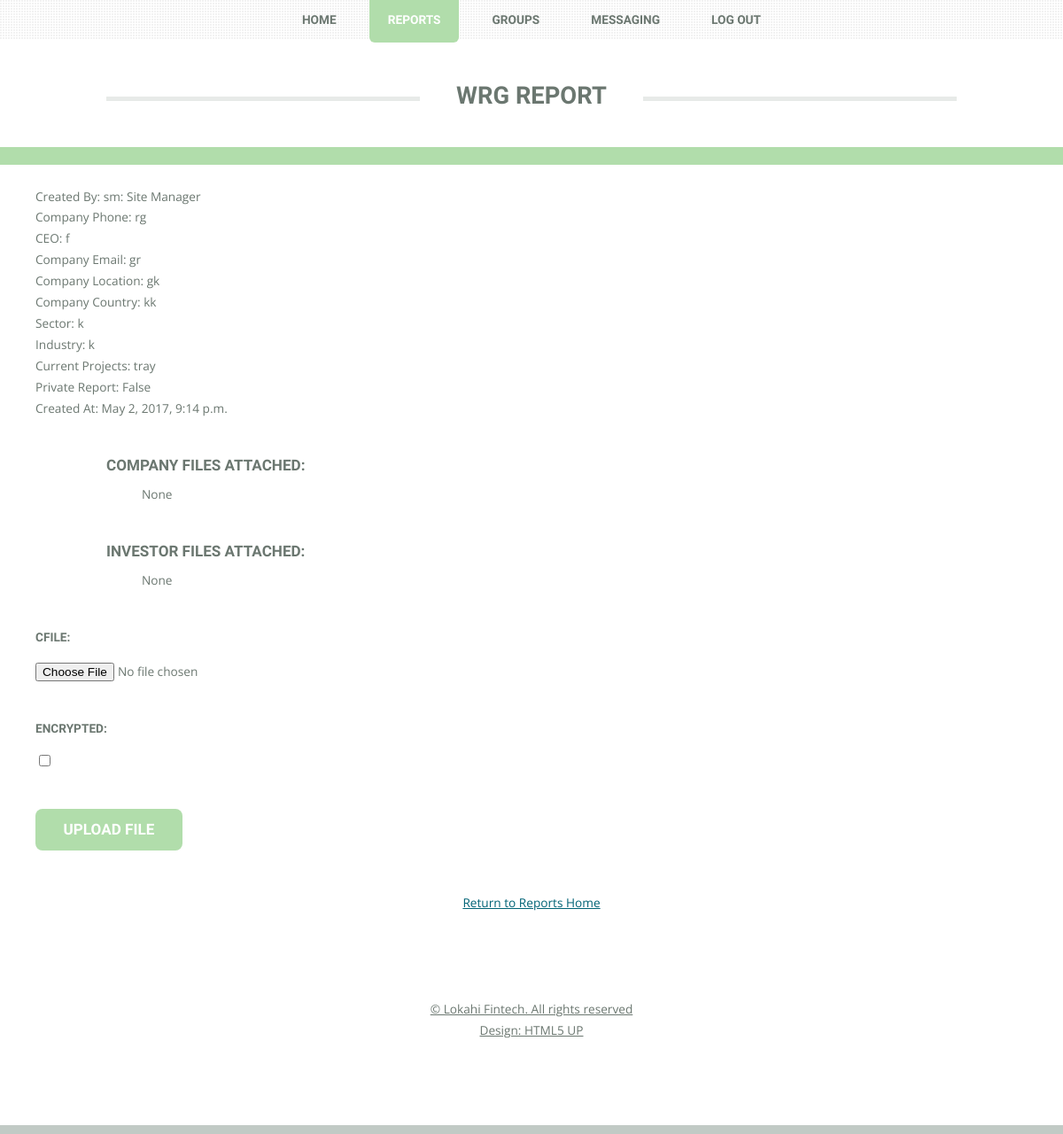
The page /reports/2/ (signed in) on the database as committed earlier.
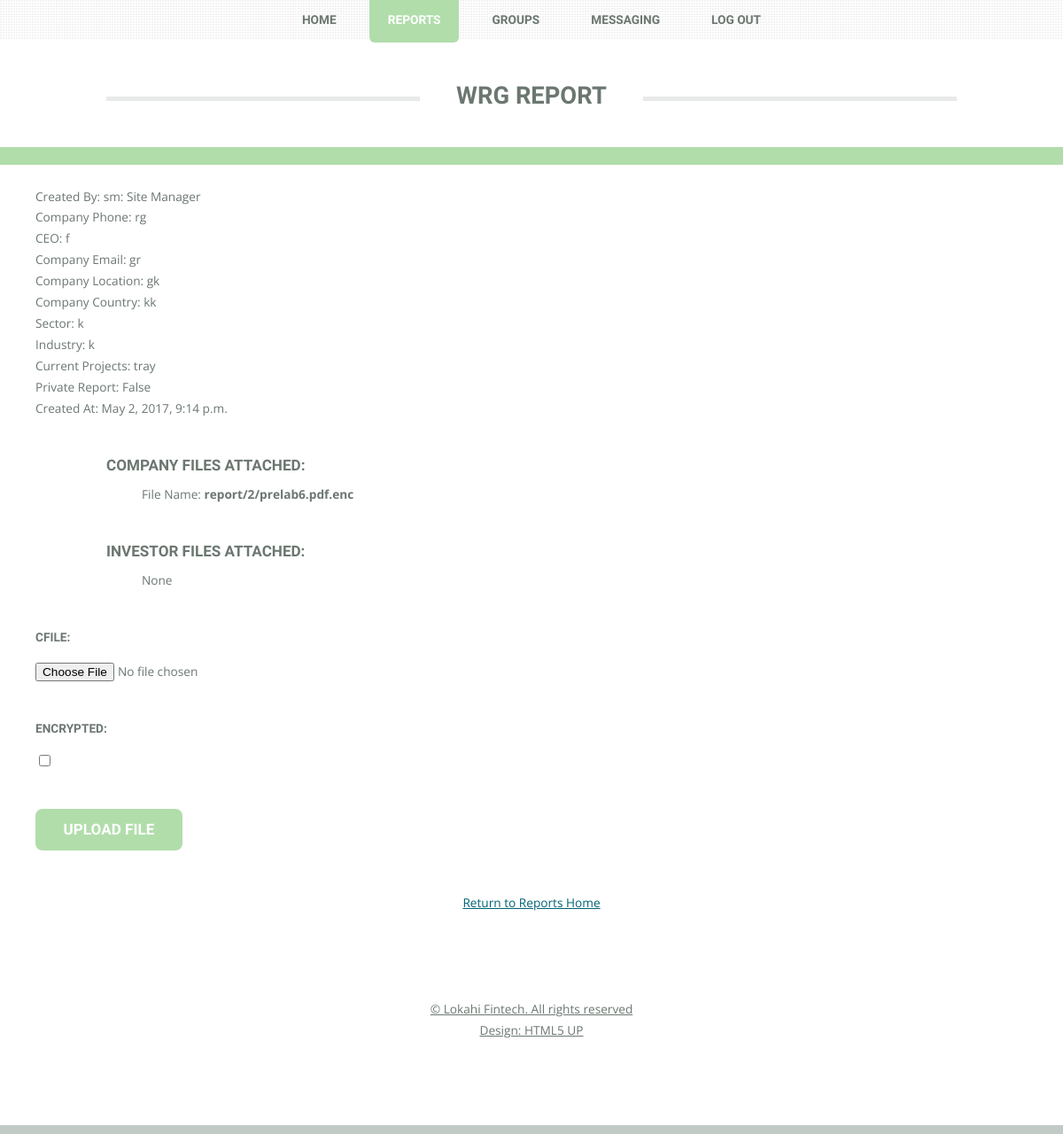
The same page on the database as committed later.
### reports/models.py (models this page shows, shortened)
class Report(models.Model):
    created_by = models.ForeignKey(CustomUser, on_delete=models.CASCADE, default=1, editable=False)
    created_at = models.DateTimeField(auto_now_add=True, editable=False)
    company_name=models.CharField(max_length=255)
    ceo_name=models.CharField(max_length=255)
    company_phone=models.CharField(max_length=255)
    company_email = models.CharField(max_length=255)
    company_location=models.CharField(max_length=255)
    company_country=models.CharField(max_length=255)
    sector=models.CharField(max_length=255)
    industry=models.CharField(max_length=255)
    current_projects=models.TextField()
    private_report = models.BooleanField(default=False, blank=True)

class Companyfile(models.Model):
    report = models.ForeignKey(Report, on_delete=models.CASCADE, editable=False)
    cfile = models.FileField(blank=True, null=True, upload_to=content_file_name)
    encrypted = models.BooleanField(default=False)

### account/models.py (models this page shows)
class CustomUser(models.Model):
    user = models.OneToOneField(User)
    type_choice = (
        ("C", "Company User"),
        ('I', "Investor User"),
    )
    is_SiteManager = models.BooleanField(default=False)
    user_type = models.CharField(max_length=1, choices=type_choice, default='C')
    publicKey=models.TextField(blank=True)
    privateKey=models.TextField(blank=True)
    def __str__(self):
        sm = "False"
        if self.user.customuser.is_SiteManager:
            sm = "True"
            return self.user.get_username()+ ": " + "Site Manager"
        return self.user.get_username() + ": " + (self.user.customuser.get_user_type_display())

### reports/views.py (the view, shortened to what this page needs)
# urls.py: url(r'^(?P<pk>[0-9]+)/$', ReportDetailView.as_view(), name='detail'),
class ReportDetailView(FormMixin, DetailView):
    model = Report
    template_name = 'reports/detail.html'
    def get_form_class(self):
        user = CustomUser.objects.get(user=self.request.user)
        userType = user.user_type
        if userType == 'I':
            return InvestorfileForm
        else:
            return CompanyfileForm
    def get_context_data(self, **kwargs):
        context = super(ReportDetailView, self).get_context_data(**kwargs)
        context['form'] = self.get_form()
        return context

### reports/forms.py
class CompanyfileForm(forms.ModelForm):
    class Meta:
        model = Companyfile
        fields =['cfile', 'encrypted']
        widgets = {'cfile': forms.ClearableFileInput(attrs={'id': 'files', 'required': False, 'multiple': False})}

### reports/templates/reports/detail.html (shortened to what this page needs)
<!DOCTYPE HTML>
{% load static %}
<link rel="stylesheet" type="text/css" href="{% static 'messaging/css/main.css' %}"/>
<link rel="stylesheet" type="text/css" href="{% static 'messaging/css/ie8.css' %}"/>
<link rel="stylesheet" type="text/css" href="{% static 'messaging/css/font-awesome.min.css' %}" />
<html>
    <head>
        <link rel="stylesheet" href="assets/css/main.css" />
        <link rel="stylesheet" href="font-awesome/css/font-awesome.min.css">
    </head>
    <body class="homepage">
        <div id="page-wrapper">
                <header id="header">
                    <div class="logo container">
                        <div>
                            <h1><a id="logo">{{ report.company_name }} Report</a></h1>
                        </div>
                    </div>
                </header>
                <nav id="nav">
                    <ul>
                        <li><a href={% url 'loggedin' %}>Home</a></li>
                        <li class = "current"><a href = "{% url 'reports:index'%}" >Reports</a></li>
                        <li><a href = {% url 'groups' %}>Groups</a></li>
                        <li><a href = {% url 'messaging' %}>Messaging</a></li>
                        <li><a href= {% url 'logout' %}>LOG OUT</a></li>
                    </ul>
                </nav>
                <div id="main-wrapper">
    <ul>
        <br>
        <table class="table">
            <tr><td><div style = "padding-left: 40px">Created By: {{ report.created_by }}</div></td></tr>
            <tr><td><div style = "padding-left: 40px">Company Phone: {{ report.company_phone }}</div></td></tr>
            <tr><td><div style = "padding-left: 40px">CEO: {{ report.ceo_name }}</div></td></tr>
            <tr><td><div style = "padding-left: 40px">Company Email: {{ report.company_email }}</div></td></tr>
            <tr><td><div style = "padding-left: 40px">Company Location: {{ report.company_location }}</div></td></tr>
            <tr><td><div style = "padding-left: 40px">Company Country: {{ report.company_country }}</div></td></tr>
            <tr><td><div style = "padding-left: 40px">Sector: {{ report.sector }}</div></td></tr>
            <tr><td><div style = "padding-left: 40px">Industry: {{ report.industry }}</div></td></tr>
            <tr><td><div style = "padding-left: 40px">Current Projects: {{ report.current_projects }}</div></td></tr>
            <tr><td><div style = "padding-left: 40px">Private Report: {{ report.private_report }}</div></td></tr>
            <tr><td><div style = "padding-left: 40px">Created At: {{ report.created_at }}</div></td></tr>
        </table>
        <div class="container">
            <h3>Company Files Attached:</h3>
            <table class="table">
                {% if report.companyfile_set%}
                    <tbody>
                        {% for file in report.companyfile_set.all %}
                            {% if file.encrypted == 0 %}
                          <tr>
                              <td><div style = "padding-left: 40px"> File Name: <a href="{{ file.cfile.url }}" download> <strong> {{  file.cfile.name }}</strong></a></div></td>
                          </tr>
                            {% else %}
                                <tr>
                                    <td><div style = "padding-left: 40px">File Name: <strong> {{  file.cfile.name }}</strong></div></td>
                                </tr>
                            {% endif %}
                        {% empty %}
                            <tr><td><div style = "padding-left: 40px">None</div></td></tr>
                        {% endfor %}
                    </tbody>
                {% else %}
                    <tr><td><div style = "padding-left: 40px">None</div></td></tr>
                {% endif %}
            </table>
        </div>
        <div class="container">
            <h3>Investor Files Attached:</h3>
            <table class="table">
                {% if report.investorfile_set%}
                    <tbody>
                        {% for file in report.investorfile_set.all %}
                            {% if file.encrypted == 0 %}
                          <tr>
                              <td><div style = "padding-left: 40px"> File Name: <a href="{{ file.ifile.url }}" download> <strong> {{  file.ifile.name }}</strong></a></div></td>
                          </tr>
                            {% else %}
                                <tr>
                                    <td><div style = "padding-left: 40px">File Name: <strong> {{  file.ifile.name }}</strong></div></td>
                                </tr>
                            {% endif %}
                        {% empty %}
                            <tr><td><div style = "padding-left: 40px">None</div></td></tr>
                        {% endfor %}
                    </tbody>
                {% else %}
                    <tr><td><div style = "padding-left: 40px">None</div></td></tr>
                {% endif %}
            </table>
        </div>
<div style="padding-left: 40px">
     <form class="form-horizontal" action="./addfiles/"  method="post" enctype="multipart/form-data">
            <div>
                {{ form.as_p }}
            </div>
            <input type="submit" value="Upload File"/>
        </form>
</div>
    <div style = "text-align: center">
    <a href="{% url 'reports:report-update' report.id %}" style="display: inline; padding-left: 40px">
    </a>
</div>
<br>
<div style = "text-align: center">
    <a href="{% url 'reports:index' %}"<button type="" class="btn btn-default btn-sm">Return to Reports Home</button>
    </div>
    </ul>
                <footer id="footer">
                            <ul class="copyright">
                                <li>&copy; Lokahi Fintech. All rights reserved</li><li>Design: <a href="http://html5up.net">HTML5 UP</a></li>
                            </ul>
                        </div>
            </div>
    </body>
</html>

### messaging/static/messaging/css/ie8.css (style rules this page uses)
input[type="button"], input[type="submit"], input[type="reset"], button, .button { position: relative; -ms-behavior: url("assets/js/ie/PIE.htc"); }
#nav li a, #nav li span { position: relative; -ms-behavior: url("assets/js/ie/PIE.htc"); }
#nav { background: #f8f8f8; }
#nav:after { display: none; }

Rows that differ between the two databases and show on the page:
added Companyfile: cfile.name "report/2/prelab6.pdf.enc"
Other text that changed with them:
text no longer shown: "None"
